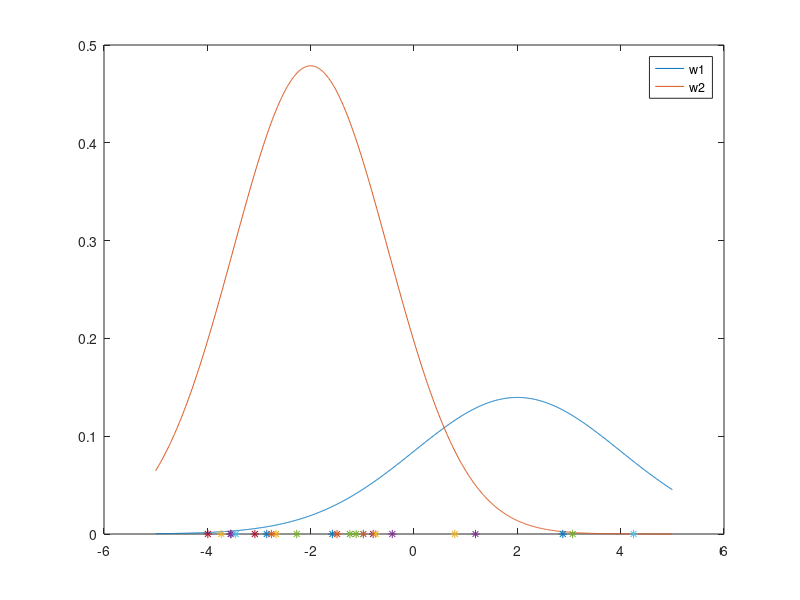

Reproduce this figure in MATLAB.
clc;
clear all;
pw1=0.9;
pw2=0.1;
yb=[-2.67,-3.55,-1.24,-0.98,-0.79,-2.85,-2.76,-3.73,-3.54,-2.27,-3.45,-3.08,-1.58,-1.49,-0.74,-0.42,-1.12,4.25,-3.99,2.88,-0.98,0.79,1.19,3.07];
w1=[];
w2=[];
Y1=[];
Y2=[];
l12=7;
l21=2;
l11=0;
l22=0;
Y=[];
for i = 1:1:24
    x=yb(i);
    pxw1=normpdf(x,-2,1.5);
    pxw2=normpdf(x,2,2);
    y1=(l11*pw1*pxw1+l12*pxw2*pw2)/(pw1*pxw1+pw2*pxw2);
    y2=(l21*pw1*pxw1+l22*pxw2*pw2)/(pw1*pxw1+pw2*pxw2);
    Y1(end+1)=y1;
    Y2(end+1)=y2;
    Y3=pxw1/pxw2;
    Y4=((l12-l22)*pw2)/((l21-l11)*pw1);
    if Y3>=Y4
        w1(end+1)=i;
        Y(i)=1;
    else 
        w2(end+1)=i;
        Y(i)=0;
    end
end

w1
w2
Y

x=-5:0.01:5;
pxw11=normpdf(x,-2,1.5);
pxw21=normpdf(x,2,2);
y11=(l11*pw1*pxw11+l12*pxw21*pw2);
y21=(l21*pw1*pxw11+l22*pxw21*pw2);
p=find(y11==y21);
figure;
plot(x,y11,x,y21,yb,0,'*');
legend('w1','w2')